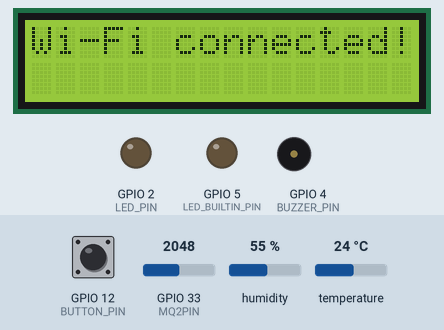
This sketch was run on a simulated ESP32. On the bench: 16×2 character LCD, output pins drawn as LEDs (lit = HIGH), buzzer (waves = sounding, pin HIGH). Inputs (shaded band) come from the test bench; at power-on: humidity 55 %, GPIO 12 (BUTTON_PIN) HIGH, GPIO 33 (MQ2PIN) = 2048, temperature 24 °C. WiFi joins after 1.5 s; servers stay silent unless stated; uploads are accepted with an empty reply; what the sketch prints to the serial monitor is not drawn.

Above: at 1.6 s.
At 7.2 s:
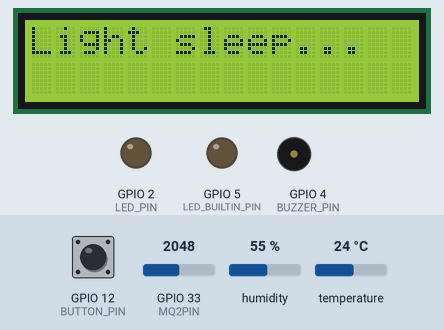
7.3 s: humidity set to 21 %
At 9.3 s:
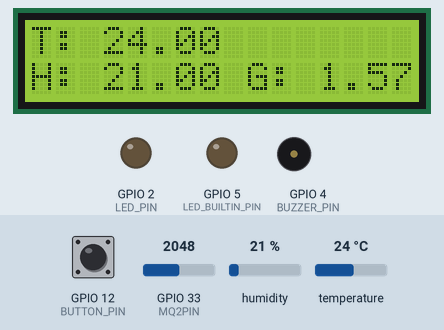
14.9 s: humidity set to 18 %
22.5 s: GPIO 12 (BUTTON_PIN) pulled LOW for 3 s
At 23.8 s:
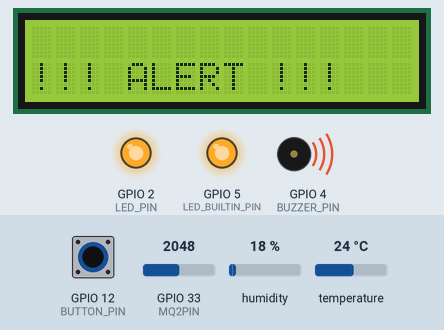
33.1 s: GPIO 12 (BUTTON_PIN) pulled LOW for 3 s
At 33.6 s:
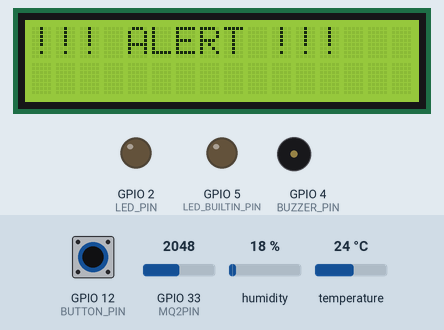
Timing chart, 0 to 36.1 s (numbered marks = the images above; inputs shaded):
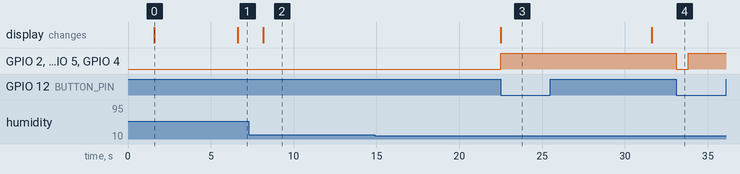

The sketch:

vxl.ino
```cpp
#include <DHT.h>
#include <Wire.h>
#include <HTTPClient.h>
#include <LiquidCrystal_I2C.h>
#include <esp_sleep.h>
#include <WiFi.h>
#include <WiFiClient.h>
#include <WebServer.h>
#include <ESPmDNS.h>
#include <Update.h>

#define DHTPIN 32
#define DHTTYPE DHT22
#define MQ2PIN 33
#define BUZZER_PIN 4
#define LED_PIN 2
#define LED_BUILTIN_PIN 5
#define BUTTON_PIN 12
#define WAKEUP_TIME 20

DHT dht(DHTPIN, DHTTYPE);
float mq2Value = 0;
unsigned long previousMillis = 0;
int readingId = 1;

bool inLightSleep = true;
unsigned long activeStartTime = 0;
const unsigned long ACTIVE_DURATION = 5 * 60 * 1000;

const char* ssid = "TP-LINK_17FA";  //"199TKC-Tầng 2_5G";
const char* password = "99990000";  //"19922222";

const char* host = "esp32hungle";
const char* serverUrl = "http://45.117.179.18:5000/data";

portMUX_TYPE mux = portMUX_INITIALIZER_UNLOCKED;

LiquidCrystal_I2C lcd(0x27, 16, 2);

WebServer server(80);

bool otaInProgress = false;

const char* loginIndex =
 "<form name='loginForm'>"
    "<table width='20%' bgcolor='DC143C' align='center'>"
        "<tr>"
            "<td colspan=2>"
                "<center><font size=4><b>Welcome ESP32 Hung Le</b></font></center>"
                "<br>"
            "</td>"
            "<br>"
            "<br>"
        "</tr>"
        "<td>Username:</td>"
        "<td><input type='text' size=25 name='userid'><br></td>"
        "</tr>"
        "<br>"
        "<br>"
        "<tr>"
            "<td>Password:</td>"
            "<td><input type='Password' size=25 name='pwd'><br></td>"
            "<br>"
            "<br>"
        "</tr>"
        "<tr>"
            "<td><input type='submit' onclick='check(this.form)' value='Login'></td>"
        "</tr>"
    "</table>"
"</form>"
"<script>"
    "function check(form)"
    "{"
    "if(form.userid.value=='hunghamhoc' && form.pwd.value=='hungle1711')"   //pass
    "{"
    "window.open('/serverIndex')"
    "}"
    "else"
    "{"
    " alert('Error Password or Username')"
    "}"
    "}"
"</script>";

const char* serverIndex =
"<script src='https://ajax.googleapis.com/ajax/libs/jquery/3.2.1/jquery.min.js'></script>"
"<form method='POST' action='#' enctype='multipart/form-data' id='upload_form'>"
   "<input type='file' name='update'>"
        "<input type='submit' value='Update'>"
    "</form>"
 "<div id='prg'>progress: 0%</div>"
 "<script>"
  "$('form').submit(function(e){"
  "e.preventDefault();"
  "var form = $('#upload_form')[0];"
  "var data = new FormData(form);"
  " $.ajax({"
  "url: '/update',"
  "type: 'POST',"
  "data: data,"
  "contentType: false,"
  "processData:false,"
  "xhr: function() {"
  "var xhr = new window.XMLHttpRequest();"
  "xhr.upload.addEventListener('progress', function(evt) {"
  "if (evt.lengthComputable) {"
  "var per = evt.loaded / evt.total;"
  "$('#prg').html('progress: ' + Math.round(per*100) + '%');"
  "}"
  "}, false);"
  "return xhr;"
  "},"
  "success:function(d, s) {"
  "console.log('success!')"
 "},"
 "error: function (a, b, c) {"
 "}"
 "});"
 "});"
 "</script>";

volatile bool alarmState = false;
volatile bool buttonPressed = false;
unsigned long lastButtonPress = 0;
bool checkNgat = false;

void IRAM_ATTR handleButtonPress() {
  if (millis() - lastButtonPress > 10000) { // 2 lần bấm cách 10s
    portENTER_CRITICAL_ISR(&mux);
    buttonPressed = true;
    lastButtonPress = millis();
    if (buttonPressed) {
      checkNgat = true;
      buttonPressed = false;  // Đặt lại cờ
      alarmState = !alarmState;  // Đảo trạng thái báo động
      triggerAlarm(alarmState); // Kích hoạt hoặc tắt báo động
      Serial.println("Button pressed, alarm state changed");
    }
    portEXIT_CRITICAL_ISR(&mux);
  }
}

void setup() {
  Serial.begin(115200);

  dht.begin();
  pinMode(BUTTON_PIN, INPUT_PULLUP);

  attachInterrupt(digitalPinToInterrupt(BUTTON_PIN), handleButtonPress, FALLING);

  pinMode(BUZZER_PIN, OUTPUT);
  pinMode(LED_PIN, OUTPUT);
  pinMode(LED_BUILTIN_PIN, OUTPUT);

  analogSetPinAttenuation(MQ2PIN, ADC_11db);
  srand(millis());

  lcd.init();
  lcd.backlight();
  lcd.setCursor(0,0);
  lcd.print("Welcome...");

  WiFi.begin(ssid, password);
  Serial.print("Connecting to Wi-Fi");

  unsigned long startAttemptTime = millis();
  while (WiFi.status() != WL_CONNECTED && millis() - startAttemptTime < 10000) {
    delay(500);
    Serial.print("...");
  }

  if (WiFi.status() == WL_CONNECTED) {
    Serial.println("\nWi-Fi connected!");
    lcd.clear();
    lcd.print("Wi-Fi connected!");
  } else {
    Serial.println("\nFailed to connect to Wi-Fi");
    lcd.clear();
    lcd.print("Wi-Fi failed!");
  }

  Serial.print("IP address: ");
  Serial.println(WiFi.localIP());

  if (!MDNS.begin(host)) {
    Serial.println("Error setting up MDNS responder!");
    while (1) {
      delay(1000);
    }
  }
  Serial.println("mDNS responder started");

  server.on("/", HTTP_GET, []() {
    otaInProgress = true;
    server.sendHeader("Connection", "close");
    server.send(200, "text/html", loginIndex);
  });
  server.on("/serverIndex", HTTP_GET, []() {
    otaInProgress = true;
    server.sendHeader("Connection", "close");
    server.send(200, "text/html", serverIndex);
  });

  server.on("/update", HTTP_POST, []() {
    server.sendHeader("Connection", "close");
    server.send(200, "text/plain", (Update.hasError()) ? "FAIL" : "OK");
    ESP.restart();
  }, []() {
    otaInProgress = true;
    HTTPUpload& upload = server.upload();
    if (upload.status == UPLOAD_FILE_START) {
      Serial.printf("Update: %s\n", upload.filename.c_str());
      if (!Update.begin(UPDATE_SIZE_UNKNOWN)) {
        Update.printError(Serial);
      }
    } else if (upload.status == UPLOAD_FILE_WRITE) {
      if (Update.write(upload.buf, upload.currentSize) != upload.currentSize) {
        Update.printError(Serial);
      }
    } else if (upload.status == UPLOAD_FILE_END) {
      otaInProgress = false;
      if (Update.end(true)) {
        Serial.printf("Update Success: %u\nRebooting...\n", upload.totalSize);
      } else {
        Update.printError(Serial);
      }
    }
  });
  server.begin();

  esp_sleep_enable_timer_wakeup(WAKEUP_TIME * 1000000);
}

float calculatePPM(float analogValue, float R0, float ratioCleanAir) {
  float voltage = analogValue * (5.0 / 1023.0);
  float RS = (5.0 - voltage) / voltage;
  float ratio = RS / R0;
  return ratio / ratioCleanAir;
}

void triggerAlarm(bool ButtonState) {
  if (ButtonState) {
    digitalWrite(BUZZER_PIN, HIGH);
    digitalWrite(LED_PIN, HIGH);
    digitalWrite(LED_BUILTIN_PIN, HIGH);
    lcd.clear();
    lcd.setCursor(0, 1);
    lcd.print("!!! ALERT !!!");
    Serial.println("Triggering alarm...");
  } else {
    digitalWrite(BUZZER_PIN, LOW);
    digitalWrite(LED_PIN, LOW);
    digitalWrite(LED_BUILTIN_PIN, LOW);
    Serial.println("Turning off alarm...");
  }
}

void loop() {
  server.handleClient();
  delay(1);

  unsigned long currentMillis = millis();

  bool state = false;
  bool abnormal = false;

  if (inLightSleep && !state && !abnormal && !otaInProgress && !checkNgat) {
    delay(5000);
    Serial.println("Entering light sleep...");
    lcd.clear();
    lcd.print("Light sleep...");
    delay(500);

    esp_sleep_enable_timer_wakeup(WAKEUP_TIME * 1000000);
    esp_light_sleep_start();

    Serial.println("Woke up from light sleep!");
    previousMillis = millis();
    inLightSleep = false;
    checkNgat = false; // Đặt lại cờ sau khi xử lý ngắt
  }

  if (currentMillis - previousMillis >= 30000) {
    previousMillis = currentMillis;

    float h = dht.readHumidity();
    float t = dht.readTemperature();
    mq2Value = analogRead(MQ2PIN) / 1023.0 * 3.3;

    float R0 = 10.0;
    float ratioCleanAir = 9.83;
    float lpg_ppm = calculatePPM(mq2Value, R0, ratioCleanAir);

    if (lpg_ppm > 1000 || t > 40.0 || h < 20.0) {
      state = true;
      abnormal = true;
      digitalWrite(BUZZER_PIN, HIGH);
      digitalWrite(LED_PIN, HIGH);
      digitalWrite(LED_BUILTIN_PIN, HIGH);
      lcd.clear();
      lcd.setCursor(0, 0);
      lcd.print("!!! ALERT !!!");
    } else if (lpg_ppm > 500 || t > 35.0 || (h >= 20.0 && h < 29.0)) {
      abnormal = true;
      digitalWrite(BUZZER_PIN, LOW);
      digitalWrite(LED_PIN, LOW);
      digitalWrite(LED_BUILTIN_PIN, LOW);
      lcd.clear();
      lcd.setCursor(0, 0);
      lcd.print("T: ");
      lcd.print(t, 2);
      lcd.setCursor(0, 1);
      lcd.print("H: ");
      lcd.print(h, 2);
      lcd.print(" G: ");
      lcd.print(lpg_ppm, 2);
    } else {
      digitalWrite(BUZZER_PIN, LOW);
      digitalWrite(LED_PIN, LOW);
      digitalWrite(LED_BUILTIN_PIN, LOW);
      lcd.clear();
      lcd.setCursor(0, 0);
      lcd.print("T: ");
      lcd.print(t, 2);
      lcd.setCursor(0, 1);
      lcd.print("H: ");
      lcd.print(h, 2);
      lcd.print(" G: ");
      lcd.print(lpg_ppm, 2);
    }

    if (WiFi.status() == WL_CONNECTED) {
      HTTPClient http;
      http.begin(serverUrl);
      http.addHeader("Content-Type", "application/json");

      String jsonPayload = "{";
      jsonPayload += "\"rooms\": {";
      jsonPayload += "\"P.901\": {";
      jsonPayload += "\"readings\": {";
      jsonPayload += "\"" + String(readingId) + "\": {";
      jsonPayload += "\"temperature\": " + String(t, 2) + ",";
      jsonPayload += "\"humidity\": " + String(h, 2) + ",";
      jsonPayload += "\"gas\": " + String(lpg_ppm, 2) + ",";
      jsonPayload += "\"state\": " + (state ? String("true") : String("false")) + ",";
      jsonPayload += "\"timestamp\": " + String(currentMillis);
      jsonPayload += "}}}}}";

      Serial.print("Sending JSON: ");
      Serial.println(jsonPayload);

      int httpResponseCode = http.POST(jsonPayload);
      if (httpResponseCode > 0) {
        String response = http.getString();
        Serial.print("HTTP Response code: ");
        Serial.println(httpResponseCode);
        Serial.print("Response: ");
        Serial.println(response);
      } else {
        Serial.print("Error code: ");
        Serial.println(httpResponseCode);
      }
      http.end();

      readingId++;
    } else {
      Serial.println("Wi-Fi not connected");
    }

    if (state) {
      Serial.println("In alert mode. Monitoring until safe...");
      unsigned long alertStartMillis = millis();
      while (state) {
        t = dht.readTemperature();
        h = dht.readHumidity();
        mq2Value = analogRead(MQ2PIN) / 1023.0 * 3.3;
        float lpg_ppm = calculatePPM(mq2Value, R0, ratioCleanAir);

        state = (lpg_ppm > 1000 || t > 40.0 || h < 20.0);
        if (state) {
          digitalWrite(BUZZER_PIN, HIGH);
          digitalWrite(LED_PIN, HIGH);
          digitalWrite(LED_BUILTIN_PIN, HIGH);
        } else {
          if (millis() - alertStartMillis >= 30000) {   //check 30s
            digitalWrite(BUZZER_PIN, LOW);
            digitalWrite(LED_PIN, LOW);
            digitalWrite(LED_BUILTIN_PIN, LOW);
            Serial.println("Conditions safe. Returning to light sleep...");
            inLightSleep = true;
          } else {
            state = true;
          }
        }
        delay(1000);
      }

    } else if (abnormal) {
      Serial.println("Abnormal conditions detected. Monitoring for 5 minutes...");
      unsigned long startActive = millis();
      while (millis() - startActive < 300000) {   // check 5 phút
        t = dht.readTemperature();
        h = dht.readHumidity();
        mq2Value = analogRead(MQ2PIN) / 1023.0 * 3.3;
        float lpg_ppm = calculatePPM(mq2Value, R0, ratioCleanAir);

        if (lpg_ppm > 1000 || t > 40.0 || h < 20.0) {
          state = true;
          break;
        }
        delay(1000);
      }
      if (!state) {
        Serial.println("No danger detected. Returning to light sleep...");
        inLightSleep = true;
      }
    } else {
      Serial.println("Environment normal. Returning to light sleep...");
      inLightSleep = true;
    }
  }
}
```

Measured:
- after the input at 7.3 s, the display: changes after 0.85 s (image 2)
- after the input at 14.9 s, every drawn part: stays the same
- after the input at 22.5 s, GPIO 2 (LED_PIN), GPIO 5 (LED_BUILTIN_PIN), GPIO 4 (BUZZER_PIN): LOW → HIGH after 0.00 s instead of 9.1 s; the display: changes at once (image 3)
- after the input at 33.1 s, GPIO 2 (LED_PIN), GPIO 5 (LED_BUILTIN_PIN), GPIO 4 (BUZZER_PIN): HIGH → LOW at once, → HIGH 0.73 s later
- what the display in image 0 shows lasts 5.0 s, from 1.6 s to 6.6 s
